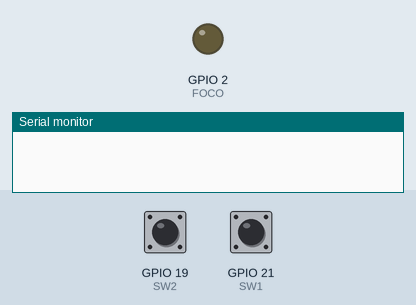
This program was run on a simulated ESP32. Parts: output pins drawn as LEDs (lit = HIGH), the last lines printed to the serial monitor. The test bench sets the inputs (shaded band); at power-on: GPIO 21 (SW1) HIGH, GPIO 19 (SW2) HIGH.

Above: at 1.2 s.
1.3 s: GPIO 21 (SW1) pulled LOW for 0.15 s
At 2.3 s:
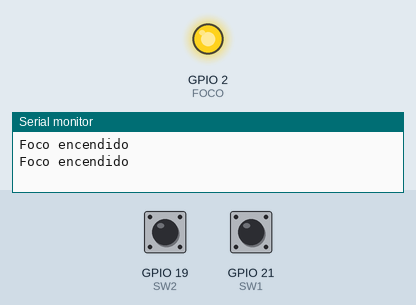
2.9 s: GPIO 19 (SW2) pulled LOW for 0.15 s
At 3.5 s:
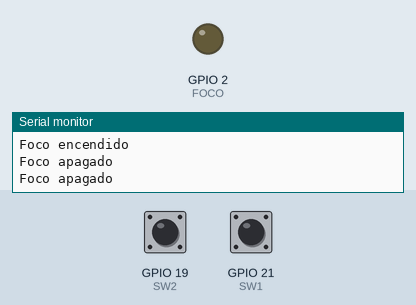
4.5 s: GPIO 21 (SW1) pulled LOW for 1 s
At 4.8 s:
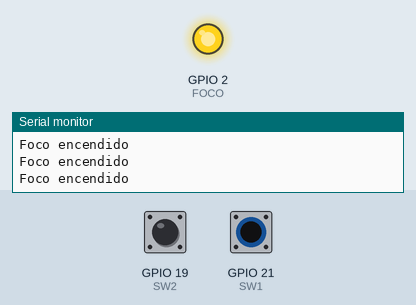
7.0 s: GPIO 19 (SW2) pulled LOW for 1 s
At 7.8 s:
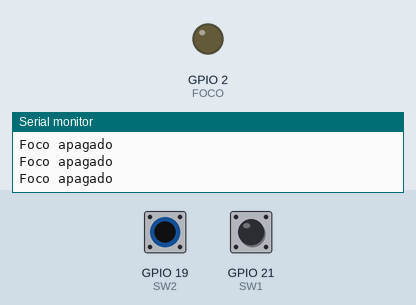
Timing chart, 0 to 10.0 s (numbered marks = the images above; inputs shaded):
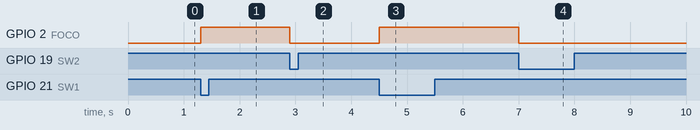

Measured:
- after the input at 1.3 s, GPIO 2 (FOCO): LOW → HIGH at once
- after the input at 2.9 s, GPIO 2 (FOCO): HIGH → LOW at once
- after the input at 4.5 s, GPIO 2 (FOCO): LOW → HIGH at once
- after the input at 7.0 s, GPIO 2 (FOCO): HIGH → LOW at once

The program:

main.cpp
```cpp
#include <Arduino.h>

#define FOCO 2
#define SW1 21
#define SW2 19
#define ENCIENDE_FOCO digitalWrite(FOCO,HIGH)  // HIGH activa el módulo de relé (foco encendido)
#define APAGA_FOCO digitalWrite(FOCO,LOW)      // LOW desactiva el relé (foco apagado)
#define PRESSED(x) digitalRead(x)==0

void setup() {
  Serial.begin(115200);
  pinMode(FOCO, OUTPUT);
  pinMode(SW1, INPUT_PULLUP);
  pinMode(SW2, INPUT_PULLUP);
  APAGA_FOCO;
}

void loop() {
  if (PRESSED(SW1)) {
    ENCIENDE_FOCO;
    Serial.println("Foco encendido");
    delay(100);
  }
  if (PRESSED(SW2)) {
    APAGA_FOCO;
    Serial.println("Foco apagado");
    delay(100);
  }
}
```
